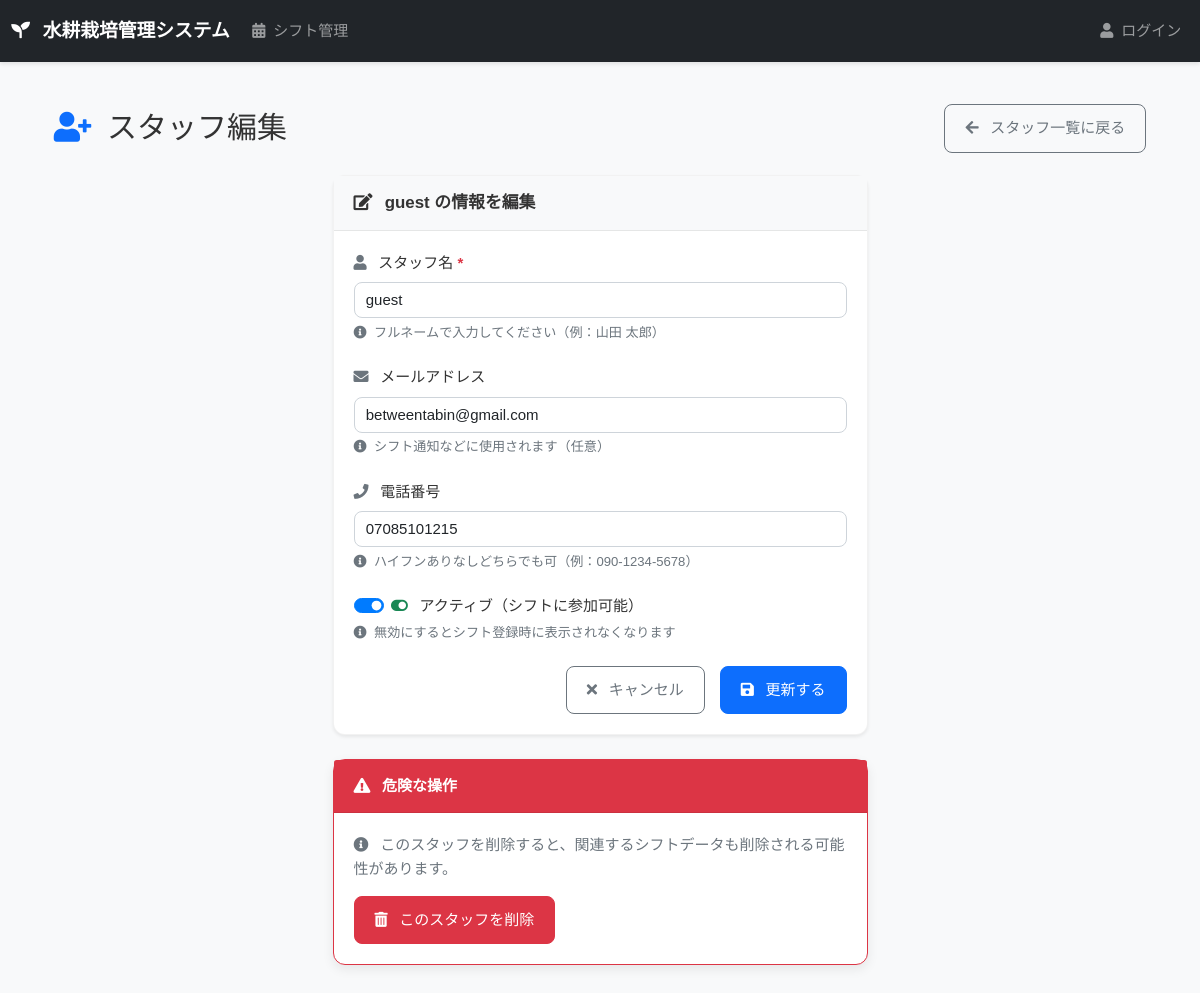
The app's page /staff/2/edit/ with its own data.
### shift_management/models.py (models this page shows, shortened)
class Staff(models.Model):
    user = models.OneToOneField(User, on_delete=models.CASCADE, null=True, blank=True, verbose_name="ユーザーアカウント")
    name = models.CharField(max_length=100, verbose_name="名前")
    phone = models.CharField(max_length=20, blank=True, null=True, verbose_name="電話番号")
    email = models.EmailField(blank=True, null=True, verbose_name="メールアドレス")
    position = models.CharField(max_length=100, blank=True, null=True, verbose_name="役職/担当")
    is_active = models.BooleanField(default=True, verbose_name="有効")
    created_at = models.DateTimeField(auto_now_add=True, verbose_name="作成日時")
    updated_at = models.DateTimeField(auto_now=True, verbose_name="更新日時")
    class Meta:
        verbose_name = "スタッフ"
        verbose_name_plural = "スタッフ"
        ordering = ['name']

### shift_management/views.py (the view)
# urls.py: path('staff/<int:pk>/edit/', views.staff_edit, name='staff_edit'),
def staff_edit(request, pk):
    staff = get_object_or_404(Staff, pk=pk)
    if request.method == 'POST':
        form = StaffForm(request.POST, instance=staff)
        if form.is_valid():
            form.save()
            messages.success(request, 'スタッフ情報を更新しました。')
            return redirect('shift_management:staff_list')
    else:
        form = StaffForm(instance=staff)
    return render(request, 'shift_management/staff_form.html', {'form': form, 'staff': staff, 'is_create': False})

### shift_management/forms.py
class StaffForm(forms.ModelForm):
    class Meta:
        model = Staff
        fields = ['name', 'phone', 'email', 'position', 'is_active']
        widgets = {
            'name': forms.TextInput(attrs={'class': 'form-control'}),
            'phone': forms.TextInput(attrs={'class': 'form-control'}),
            'email': forms.EmailInput(attrs={'class': 'form-control'}),
            'position': forms.TextInput(attrs={'class': 'form-control'}),
            'is_active': forms.CheckboxInput(attrs={'class': 'form-check-input'}),
        }

### templates/shift_management/staff_form.html (shortened to what this page needs)
{% extends "base.html" %}
{% block content %}
<div class="container-fluid py-4">
  <div class="row mb-4">
    <div class="col-12">
      <div class="d-flex justify-content-between align-items-center">
        <h1 class="h2 mb-0">
          <i class="fas fa-user-plus me-2 text-primary"></i>
          {% if form.instance.pk %}
            スタッフ編集
          {% else %}
            スタッフ新規登録
          {% endif %}
        </h1>
        <a href="{% url 'shift_management:staff_list' %}" class="btn btn-outline-secondary">
          <i class="fas fa-arrow-left me-2"></i>
          <span class="d-none d-sm-inline">スタッフ一覧に戻る</span>
        </a>
      </div>
    </div>
  </div>
  <div class="row justify-content-center">
    <div class="col-12 col-md-8 col-lg-6">
      <div class="card shadow-sm">
        <div class="card-header">
          <h5 class="card-title mb-0">
            <i class="fas fa-edit me-2"></i>
            {% if form.instance.pk %}
              {{ form.instance.name }} の情報を編集
            {% else %}
              新しいスタッフの情報を入力
            {% endif %}
          </h5>
        </div>
        <div class="card-body">
          <form method="post" novalidate>
            <div class="mb-4">
              <label for="{{ form.name.id_for_label }}" class="form-label required">
                <i class="fas fa-user me-2 text-muted"></i>
                スタッフ名
              </label>
              {{ form.name }}
              <div class="form-text">
                <i class="fas fa-info-circle me-1"></i>
                フルネームで入力してください（例：山田 太郎）
              </div>
            </div>
            <div class="mb-4">
              <label for="{{ form.email.id_for_label }}" class="form-label">
                <i class="fas fa-envelope me-2 text-muted"></i>
                メールアドレス
              </label>
              {{ form.email }}
              <div class="form-text">
                <i class="fas fa-info-circle me-1"></i>
                シフト通知などに使用されます（任意）
              </div>
            </div>
            <div class="mb-4">
              <label for="{{ form.phone.id_for_label }}" class="form-label">
                <i class="fas fa-phone me-2 text-muted"></i>
                電話番号
              </label>
              {{ form.phone }}
              <div class="form-text">
                <i class="fas fa-info-circle me-1"></i>
                ハイフンありなしどちらでも可（例：090-1234-5678）
              </div>
            </div>
            <div class="mb-4">
              <div class="form-check form-switch">
                {{ form.is_active }}
                <label class="form-check-label" for="{{ form.is_active.id_for_label }}">
                  <i class="fas fa-toggle-on me-2 text-success"></i>
                  アクティブ（シフトに参加可能）
                </label>
              </div>
              <div class="form-text">
                <i class="fas fa-info-circle me-1"></i>
                無効にするとシフト登録時に表示されなくなります
              </div>
            </div>
            <div class="d-grid gap-2 d-md-flex justify-content-md-end">
              <a href="{% url 'shift_management:staff_list' %}" class="btn btn-outline-secondary me-md-2">
                <i class="fas fa-times me-2"></i>
                キャンセル
              </a>
              <button type="submit" class="btn btn-primary">
                <i class="fas fa-save me-2"></i>
                {% if form.instance.pk %}
                  更新する
                {% else %}
                  登録する
                {% endif %}
              </button>
            </div>
          </form>
        </div>
      </div>
      {% if form.instance.pk %}
        <div class="card mt-4 border-danger">
          <div class="card-header bg-danger text-white">
            <h6 class="card-title mb-0">
              <i class="fas fa-exclamation-triangle me-2"></i>
              危険な操作
            </h6>
          </div>
          <div class="card-body">
            <p class="text-muted mb-3">
              <i class="fas fa-info-circle me-2"></i>
              このスタッフを削除すると、関連するシフトデータも削除される可能性があります。
            </p>
            <form method="post" action="{% url 'shift_management:staff_delete' form.instance.pk %}"
                  onsubmit="return confirm('本当に「{{ form.instance.name }}」を削除しますか？この操作は取り消せません。');">
              <button type="submit" class="btn btn-danger">
                <i class="fas fa-trash-alt me-2"></i>
                このスタッフを削除
              </button>
            </form>
          </div>
        </div>
      {% endif %}
    </div>
  </div>
</div>
{% endblock %}

### static/css/custom_responsive.css (style rules this page uses)
html { font-size: 16px; line-height: 1.5; }
body { font-family: 'Hiragino Sans', 'Hiragino Kaku Gothic ProN', Meiryo, sans-serif; font-weight: 400; }
h1, h2, h3, h4, h5, h6 { font-weight: 600; line-height: 1.3; margin-bottom: 0.75rem; }
h1 { font-size: 2rem; }
h5 { font-size: 1.125rem; }
h6 { font-size: 1rem; }
p { margin-bottom: 1rem; line-height: 1.6; }
@media (min-width: 1025px) { .btn { font-size: 1rem; padding: 12px 20px; } }
html { font-size: 16px; }
@media (max-width: 1200px) { html { font-size: 15px; } }

### templates/base.html (style rules this page uses)
body { font-family: 'Hiragino Sans', 'Hiragino Kaku Gothic ProN', Meiryo, sans-serif; background-color: #f8f9fa; font-size: 1rem; line-height: 1.6; color: #333; }
.card { box-shadow: 0 4px 12px rgba(0, 0, 0, 0.08); margin-bottom: 24px; border: 1px solid rgba(0, 0, 0, 0.05); border-radius: 12px; transition: all 0.2s ease; }
.card-header { background-color: #f8f9fa; font-weight: 600; font-size: 1.05rem; padding: 16px 20px; border-bottom: 1px solid rgba(0, 0, 0, 0.08); }
.card-body { padding: 20px; }
.btn { font-weight: 500; border-radius: 8px; transition: all 0.2s ease; }

### templates/shift_management/staff_form.html (style rules this page uses)
.required::after { content: " *"; color: #dc3545; font-weight: bold; }
.form-control, .form-select { border-radius: 8px; border: 1px solid #ced4da; transition: all 0.2s ease; }
.form-check-input:checked { background-color: #007bff; border-color: #007bff; }
.form-text { font-size: 0.875rem; color: #6c757d; margin-top: 0.25rem; }

### records on screen
Staff: instance.name "guest", name "guest", email "betweentabin@gmail.com", phone "07085101215", is_active "☑"
